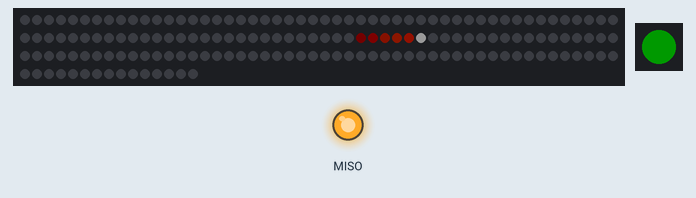
Recording of a program running on a simulated CircuitPython board. Shown: 165 RGB LEDs in strip order, left to right, continuing on the next row, 1 RGB LEDs in strip order, left to right, output pins drawn as LEDs (lit = HIGH). Dim RGB values are drawn brighter than linear; what the program prints to the serial console is not drawn.

Above: at 3.69 s.
Timing chart, 0 to 5.2 s (numbered marks = the images above):
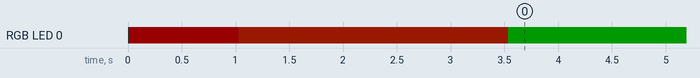

The program:

code.py
```python
import time

import board
import digitalio

from neopixel import NeoPixel
from utils.maths import clamp
from utils.maths import wrap
from utils.colour import WHITE, RED, ORANGE, GREEN, colour_at_brightness, add_colours
# --------------------------------------------------------------------------------------
# Adjustable Parameters
# --------------------------------------------------------------------------------------

# LEDs
N_LEDS_PER_STRIP: int = 165
N_STRIPS: int = 1
BRIGHTNESS: float = 0.1
FPS: float = 50

# EFFECTS
TAIL_LENGTH: int = 5


# --------------------------------------------------------------------------------------
# Board Setup
# --------------------------------------------------------------------------------------

power: digitalio.DigitalInOut = digitalio.DigitalInOut(board.EXTERNAL_POWER)
power.switch_to_output(value=True)

# --------------------------------------------------------------------------------------
# Button Setup
# --------------------------------------------------------------------------------------

button = digitalio.DigitalInOut(board.EXTERNAL_BUTTON)
button.switch_to_input(pull=digitalio.Pull.UP)

# --------------------------------------------------------------------------------------
# Lightstrip Setup
# --------------------------------------------------------------------------------------

pixels = NeoPixel(
    pin=board.EXTERNAL_NEOPIXELS,
    n=(N_LEDS_TOTAL := N_LEDS_PER_STRIP * N_STRIPS),
    auto_write=False,
)
pixels.brightness = BRIGHTNESS

# --------------------------------------------------------------------------------------
# Indicator LED Setup
# --------------------------------------------------------------------------------------

indicator = NeoPixel(board.NEOPIXEL, 1)
indicator.brightness = 0.1

# --------------------------------------------------------------------------------------
# Light Patterns
# --------------------------------------------------------------------------------------

def pulse(time: float) -> float:
    time = clamp(time)
    return 2.0 * time if time < 0.5 else 2.0 * (1.0 - time)

def spin_reactor(t_now: Seconds):
    global reactor_positions, time_of_last_update

    # Update reactor position
    d_t: Seconds = t_now - time_of_last_update
    d_rev = (reactor_rpm / 60) * d_t
    reactor_positions = [wrap(pos + d_rev, 0, ) for pos in reactor_positions]

    # Identify head pixels
    i_head_pixels = [int(N_LEDS_PER_STRIP*pos) for pos in reactor_positions]

    # Update the pixels
    pixels.fill((0,0,0))
    for i_head_pixel in i_head_pixels:
        pixels[i_head_pixel] = WHITE
        for i_tail_pixel in range(1, TAIL_LENGTH+1):
            tail_brightness = (1.0 - (i_tail_pixel) / (TAIL_LENGTH+1)) ** 1.6
            pixels[wrap(i_head_pixel-i_tail_pixel, 0, N_LEDS_TOTAL)] = colour_at_brightness(ORANGE, tail_brightness)

    time_of_last_update = t_now
    pixels.show()


# --------------------------------------------------------------------------------------
# States Setup
# --------------------------------------------------------------------------------------

# Human-readable state names
state_names: dict[int, str] = {
    (STATE_OFF := 0): "OFF",
    (STATE_IGNITION := 1): "IGNITION",
    (STATE_IDLE := 2): "IDLE",
}

# Time to spend in each state
state_timeout: dict[int, float|None] = {
    STATE_OFF: 1,
    STATE_IGNITION: 2.2,
    STATE_IDLE: None,
}

# State indicator colours
state_indicator_colours: dict[int, tuple[int,int,int]] = {
    STATE_OFF: RED,
    STATE_IGNITION: ORANGE,
    STATE_IDLE: GREEN,
}


N_STATES: int = len(state_names)

# IGNITION
def ignition_update(t_now: Seconds, t_stage_start: Seconds):
    t_in_stage = t_now - t_stage_start
    if t_in_stage > state_timeout[STATE_IGNITION]:
        raise RuntimeError(f"State IGNITION is supposed to last for {state_timeout[STATE_IGNITION]}s but {t_in_stage}s have elapsed.")
    pixels.fill(colour_at_brightness(WHITE, pulse(t_in_stage / state_timeout[STATE_IGNITION])))
    pixels.show()
    return

# IDLE
def idle_update(t_now: Seconds, t_stage_start: float):
    global reactor_rpm
    reactor_rpm = 60
    spin_reactor(t_now)
    return


# --------------------------------------------------------------------------------------
# Initial State
# --------------------------------------------------------------------------------------

Seconds = float
time_of_stage_start: Seconds = time.monotonic()
time_of_last_update: Seconds = time.monotonic()
reactor_positions: list[float] = [0.0 for _ in range(N_STRIPS)]
reactor_rpm: float = 0
state: int = 0


# --------------------------------------------------------------------------------------
# Main Loop
# --------------------------------------------------------------------------------------

def change_state(new_state: int):
    global state, time_of_stage_start
    state=new_state
    time_of_stage_start = time.monotonic()
    indicator.fill(state_indicator_colours[state])
    print(f"STATUS: {state_names[state]}")

change_state(0)

while True:
    time_now: float = time.monotonic()

    # Change state
    if state_timeout[state] is not None:
        if time_now - time_of_stage_start >= state_timeout[state]:
            change_state((state + 1) % N_STATES)

    # Call the appropriate updater for the current stage
    if state == STATE_OFF:
        pixels.fill((0, 0, 0))
        pixels.show()
    elif state == STATE_IGNITION:
        ignition_update(time_now, time_of_stage_start)
    elif state == STATE_IDLE:
        idle_update(time_now, time_of_stage_start)
    else:
        raise NotImplementedError("")

    time.sleep(1.0/FPS)
```

maths.py
```python
def clamp(input: float, min:float = 0, max: float = 1) -> float:
    """Return the input value clamped to be between the min and max."""
    if input<min:
        return min
    elif input > max:
        return max
    return input

def wrap(input: float, min: float = 0, max: float = 1) -> float:
    """Return the input value wrapped to be between the min and max."""
    return input % (max-min) + min
```

colour.py
```python
from utils.maths import clamp
WHITE: tuple[int, int, int] = (255, 255, 255)
RED: tuple[int, int, int] = (255, 0, 0)
ORANGE: tuple[int, int, int] = (255, 40, 0)
GREEN: tuple[int, int, int] = (0, 255, 0)

def colour_at_brightness(colour: tuple[int, int, int], brightness: float) -> tuple[int, int, int]:
    """Return the specified colour scaled to the specific brightness."""
    # TODO: remove any previous scaling - (1, 1, 1) and (255, 255, 255) should give the same result.
    return tuple(int(val*clamp(brightness)) for val in colour)

def add_colours(colour_1: tuple[int, int, int], colour_2: tuple[int, int, int]) -> tuple[int, int, int]:
    return tuple(min(255, col_1 + col_2) for col_1, col_2 in zip(colour_1, colour_2))
```

Measured:
- by itself, RGB LED 0: off → RGB(25, 0, 0) at 0.01 s, → RGB(25, 4, 0) 1.0 s later, → RGB(0, 25, 0) 2.5 s later
